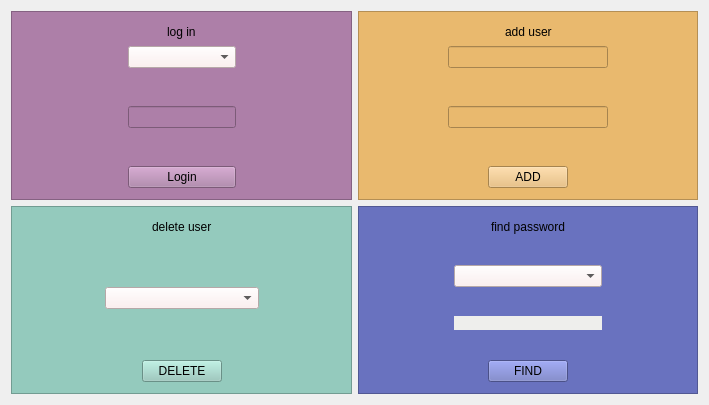
<?xml version="1.0" encoding="UTF-8"?>
<ui version="4.0">
 <class>Widget</class>
 <widget class="QWidget" name="Widget">
  <property name="geometry">
   <rect>
    <x>0</x>
    <y>0</y>
    <width>709</width>
    <height>405</height>
   </rect>
  </property>
  <property name="windowTitle">
   <string>Widget</string>
  </property>
  <layout class="QGridLayout" name="gridLayout_5">
   <item row="0" column="0">
    <widget class="QFrame" name="frame">
     <property name="styleSheet">
      <string notr="true">background-color: rgb(173, 127, 168);</string>
     </property>
     <property name="frameShape">
      <enum>QFrame::StyledPanel</enum>
     </property>
     <property name="frameShadow">
      <enum>QFrame::Raised</enum>
     </property>
     <layout class="QGridLayout" name="gridLayout">
      <item row="0" column="0">
       <layout class="QVBoxLayout" name="verticalLayout_3">
        <item>
         <layout class="QHBoxLayout" name="horizontalLayout_4">
          <item>
           <spacer name="horizontalSpacer_7">
            <property name="orientation">
             <enum>Qt::Horizontal</enum>
            </property>
            <property name="sizeHint" stdset="0">
             <size>
              <width>37</width>
              <height>17</height>
             </size>
            </property>
           </spacer>
          </item>
          <item>
           <widget class="QLabel" name="label">
            <property name="text">
             <string>log in</string>
            </property>
           </widget>
          </item>
          <item>
           <spacer name="horizontalSpacer_8">
            <property name="orientation">
             <enum>Qt::Horizontal</enum>
            </property>
            <property name="sizeHint" stdset="0">
             <size>
              <width>37</width>
              <height>17</height>
             </size>
            </property>
           </spacer>
          </item>
         </layout>
        </item>
        <item>
         <layout class="QHBoxLayout" name="horizontalLayout">
          <item>
           <spacer name="horizontalSpacer">
            <property name="orientation">
             <enum>Qt::Horizontal</enum>
            </property>
            <property name="sizeHint" stdset="0">
             <size>
              <width>40</width>
              <height>20</height>
             </size>
            </property>
           </spacer>
          </item>
          <item>
           <layout class="QVBoxLayout" name="verticalLayout">
            <item>
             <widget class="QComboBox" name="CB_Username">
              <property name="styleSheet">
               <string notr="true">background-color: rgb(255, 235, 235);

</string>
              </property>
             </widget>
            </item>
            <item>
             <spacer name="verticalSpacer">
              <property name="orientation">
               <enum>Qt::Vertical</enum>
              </property>
              <property name="sizeHint" stdset="0">
               <size>
                <width>20</width>
                <height>13</height>
               </size>
              </property>
             </spacer>
            </item>
            <item>
             <widget class="QLineEdit" name="LE_password"/>
            </item>
            <item>
             <spacer name="verticalSpacer_2">
              <property name="orientation">
               <enum>Qt::Vertical</enum>
              </property>
              <property name="sizeHint" stdset="0">
               <size>
                <width>20</width>
                <height>13</height>
               </size>
              </property>
             </spacer>
            </item>
            <item>
             <widget class="QPushButton" name="BT_Login">
              <property name="text">
               <string>Login</string>
              </property>
             </widget>
            </item>
           </layout>
          </item>
          <item>
           <spacer name="horizontalSpacer_2">
            <property name="orientation">
             <enum>Qt::Horizontal</enum>
            </property>
            <property name="sizeHint" stdset="0">
             <size>
              <width>40</width>
              <height>20</height>
             </size>
            </property>
           </spacer>
          </item>
         </layout>
        </item>
       </layout>
      </item>
     </layout>
    </widget>
   </item>
   <item row="0" column="1">
    <widget class="QFrame" name="frame_2">
     <property name="styleSheet">
      <string notr="true">background-color: rgb(233, 185, 110);</string>
     </property>
     <property name="frameShape">
      <enum>QFrame::StyledPanel</enum>
     </property>
     <property name="frameShadow">
      <enum>QFrame::Raised</enum>
     </property>
     <layout class="QGridLayout" name="gridLayout_2">
      <item row="0" column="0">
       <layout class="QVBoxLayout" name="verticalLayout_4">
        <item>
         <layout class="QHBoxLayout" name="horizontalLayout_5">
          <item>
           <spacer name="horizontalSpacer_9">
            <property name="orientation">
             <enum>Qt::Horizontal</enum>
            </property>
            <property name="sizeHint" stdset="0">
             <size>
              <width>37</width>
              <height>17</height>
             </size>
            </property>
           </spacer>
          </item>
          <item>
           <widget class="QLabel" name="label_2">
            <property name="text">
             <string>add user</string>
            </property>
           </widget>
          </item>
          <item>
           <spacer name="horizontalSpacer_10">
            <property name="orientation">
             <enum>Qt::Horizontal</enum>
            </property>
            <property name="sizeHint" stdset="0">
             <size>
              <width>37</width>
              <height>17</height>
             </size>
            </property>
           </spacer>
          </item>
         </layout>
        </item>
        <item>
         <layout class="QHBoxLayout" name="horizontalLayout_3">
          <item>
           <spacer name="horizontalSpacer_4">
            <property name="orientation">
             <enum>Qt::Horizontal</enum>
            </property>
            <property name="sizeHint" stdset="0">
             <size>
              <width>40</width>
              <height>20</height>
             </size>
            </property>
           </spacer>
          </item>
          <item>
           <layout class="QVBoxLayout" name="verticalLayout_2">
            <item>
             <widget class="QLineEdit" name="LE_add_username"/>
            </item>
            <item>
             <spacer name="verticalSpacer_3">
              <property name="orientation">
               <enum>Qt::Vertical</enum>
              </property>
              <property name="sizeHint" stdset="0">
               <size>
                <width>17</width>
                <height>16</height>
               </size>
              </property>
             </spacer>
            </item>
            <item>
             <widget class="QLineEdit" name="LE_add_password"/>
            </item>
            <item>
             <spacer name="verticalSpacer_4">
              <property name="orientation">
               <enum>Qt::Vertical</enum>
              </property>
              <property name="sizeHint" stdset="0">
               <size>
                <width>17</width>
                <height>16</height>
               </size>
              </property>
             </spacer>
            </item>
            <item>
             <layout class="QHBoxLayout" name="horizontalLayout_2">
              <item>
               <spacer name="horizontalSpacer_6">
                <property name="orientation">
                 <enum>Qt::Horizontal</enum>
                </property>
                <property name="sizeHint" stdset="0">
                 <size>
                  <width>40</width>
                  <height>20</height>
                 </size>
                </property>
               </spacer>
              </item>
              <item>
               <widget class="QPushButton" name="BT_addUser">
                <property name="text">
                 <string>ADD</string>
                </property>
               </widget>
              </item>
              <item>
               <spacer name="horizontalSpacer_5">
                <property name="orientation">
                 <enum>Qt::Horizontal</enum>
                </property>
                <property name="sizeHint" stdset="0">
                 <size>
                  <width>40</width>
                  <height>20</height>
                 </size>
                </property>
               </spacer>
              </item>
             </layout>
            </item>
           </layout>
          </item>
          <item>
           <spacer name="horizontalSpacer_3">
            <property name="orientation">
             <enum>Qt::Horizontal</enum>
            </property>
            <property name="sizeHint" stdset="0">
             <size>
              <width>40</width>
              <height>20</height>
             </size>
            </property>
           </spacer>
          </item>
         </layout>
        </item>
       </layout>
      </item>
     </layout>
    </widget>
   </item>
   <item row="1" column="0">
    <widget class="QFrame" name="frame_3">
     <property name="styleSheet">
      <string notr="true">background-color: rgb(148, 202, 189);</string>
     </property>
     <property name="frameShape">
      <enum>QFrame::StyledPanel</enum>
     </property>
     <property name="frameShadow">
      <enum>QFrame::Raised</enum>
     </property>
     <layout class="QGridLayout" name="gridLayout_3">
      <item row="0" column="0">
       <layout class="QVBoxLayout" name="verticalLayout_6">
        <item>
         <layout class="QHBoxLayout" name="horizontalLayout_6">
          <item>
           <spacer name="horizontalSpacer_11">
            <property name="orientation">
             <enum>Qt::Horizontal</enum>
            </property>
            <property name="sizeHint" stdset="0">
             <size>
              <width>37</width>
              <height>17</height>
             </size>
            </property>
           </spacer>
          </item>
          <item>
           <widget class="QLabel" name="label_3">
            <property name="text">
             <string>delete user</string>
            </property>
           </widget>
          </item>
          <item>
           <spacer name="horizontalSpacer_12">
            <property name="orientation">
             <enum>Qt::Horizontal</enum>
            </property>
            <property name="sizeHint" stdset="0">
             <size>
              <width>37</width>
              <height>17</height>
             </size>
            </property>
           </spacer>
          </item>
         </layout>
        </item>
        <item>
         <layout class="QHBoxLayout" name="horizontalLayout_9">
          <item>
           <spacer name="horizontalSpacer_13">
            <property name="orientation">
             <enum>Qt::Horizontal</enum>
            </property>
            <property name="sizeHint" stdset="0">
             <size>
              <width>37</width>
              <height>17</height>
             </size>
            </property>
           </spacer>
          </item>
          <item>
           <layout class="QVBoxLayout" name="verticalLayout_5">
            <item>
             <spacer name="verticalSpacer_5">
              <property name="orientation">
               <enum>Qt::Vertical</enum>
              </property>
              <property name="sizeHint" stdset="0">
               <size>
                <width>20</width>
                <height>17</height>
               </size>
              </property>
             </spacer>
            </item>
            <item>
             <widget class="QComboBox" name="CB_delete_user">
              <property name="styleSheet">
               <string notr="true">background-color: rgb(255, 235, 235);

</string>
              </property>
             </widget>
            </item>
            <item>
             <spacer name="verticalSpacer_6">
              <property name="orientation">
               <enum>Qt::Vertical</enum>
              </property>
              <property name="sizeHint" stdset="0">
               <size>
                <width>20</width>
                <height>17</height>
               </size>
              </property>
             </spacer>
            </item>
            <item>
             <layout class="QHBoxLayout" name="horizontalLayout_7">
              <item>
               <spacer name="horizontalSpacer_18">
                <property name="orientation">
                 <enum>Qt::Horizontal</enum>
                </property>
                <property name="sizeHint" stdset="0">
                 <size>
                  <width>37</width>
                  <height>17</height>
                 </size>
                </property>
               </spacer>
              </item>
              <item>
               <widget class="QPushButton" name="BT_delete_user">
                <property name="text">
                 <string>DELETE</string>
                </property>
               </widget>
              </item>
              <item>
               <spacer name="horizontalSpacer_17">
                <property name="orientation">
                 <enum>Qt::Horizontal</enum>
                </property>
                <property name="sizeHint" stdset="0">
                 <size>
                  <width>37</width>
                  <height>17</height>
                 </size>
                </property>
               </spacer>
              </item>
             </layout>
            </item>
           </layout>
          </item>
          <item>
           <spacer name="horizontalSpacer_14">
            <property name="orientation">
             <enum>Qt::Horizontal</enum>
            </property>
            <property name="sizeHint" stdset="0">
             <size>
              <width>37</width>
              <height>17</height>
             </size>
            </property>
           </spacer>
          </item>
         </layout>
        </item>
       </layout>
      </item>
     </layout>
    </widget>
   </item>
   <item row="1" column="1">
    <widget class="QFrame" name="frame_4">
     <property name="styleSheet">
      <string notr="true">background-color: rgb(105, 114, 191);</string>
     </property>
     <property name="frameShape">
      <enum>QFrame::StyledPanel</enum>
     </property>
     <property name="frameShadow">
      <enum>QFrame::Raised</enum>
     </property>
     <layout class="QGridLayout" name="gridLayout_4">
      <item row="0" column="0">
       <layout class="QVBoxLayout" name="verticalLayout_8">
        <item>
         <layout class="QHBoxLayout" name="horizontalLayout_8">
          <item>
           <spacer name="horizontalSpacer_15">
            <property name="orientation">
             <enum>Qt::Horizontal</enum>
            </property>
            <property name="sizeHint" stdset="0">
             <size>
              <width>37</width>
              <height>17</height>
             </size>
            </property>
           </spacer>
          </item>
          <item>
           <widget class="QLabel" name="label_4">
            <property name="text">
             <string>find password</string>
            </property>
           </widget>
          </item>
          <item>
           <spacer name="horizontalSpacer_16">
            <property name="orientation">
             <enum>Qt::Horizontal</enum>
            </property>
            <property name="sizeHint" stdset="0">
             <size>
              <width>37</width>
              <height>17</height>
             </size>
            </property>
           </spacer>
          </item>
         </layout>
        </item>
        <item>
         <layout class="QHBoxLayout" name="horizontalLayout_11">
          <item>
           <spacer name="horizontalSpacer_21">
            <property name="orientation">
             <enum>Qt::Horizontal</enum>
            </property>
            <property name="sizeHint" stdset="0">
             <size>
              <width>34</width>
              <height>14</height>
             </size>
            </property>
           </spacer>
          </item>
          <item>
           <layout class="QVBoxLayout" name="verticalLayout_7">
            <item>
             <spacer name="verticalSpacer_10">
              <property name="orientation">
               <enum>Qt::Vertical</enum>
              </property>
              <property name="sizeHint" stdset="0">
               <size>
                <width>17</width>
                <height>14</height>
               </size>
              </property>
             </spacer>
            </item>
            <item>
             <widget class="QComboBox" name="CB_find_user">
              <property name="styleSheet">
               <string notr="true">background-color: rgb(255, 235, 235);

</string>
              </property>
             </widget>
            </item>
            <item>
             <spacer name="verticalSpacer_9">
              <property name="orientation">
               <enum>Qt::Vertical</enum>
              </property>
              <property name="sizeHint" stdset="0">
               <size>
                <width>17</width>
                <height>14</height>
               </size>
              </property>
             </spacer>
            </item>
            <item>
             <widget class="QLabel" name="LBL_show_password">
              <property name="styleSheet">
               <string notr="true">background-color: rgb(238, 238, 236);</string>
              </property>
              <property name="text">
               <string> </string>
              </property>
             </widget>
            </item>
            <item>
             <spacer name="verticalSpacer_7">
              <property name="orientation">
               <enum>Qt::Vertical</enum>
              </property>
              <property name="sizeHint" stdset="0">
               <size>
                <width>17</width>
                <height>14</height>
               </size>
              </property>
             </spacer>
            </item>
            <item>
             <layout class="QHBoxLayout" name="horizontalLayout_10">
              <item>
               <spacer name="horizontalSpacer_19">
                <property name="orientation">
                 <enum>Qt::Horizontal</enum>
                </property>
                <property name="sizeHint" stdset="0">
                 <size>
                  <width>34</width>
                  <height>14</height>
                 </size>
                </property>
               </spacer>
              </item>
              <item>
               <widget class="QPushButton" name="BT_find">
                <property name="text">
                 <string>FIND</string>
                </property>
               </widget>
              </item>
              <item>
               <spacer name="horizontalSpacer_20">
                <property name="orientation">
                 <enum>Qt::Horizontal</enum>
                </property>
                <property name="sizeHint" stdset="0">
                 <size>
                  <width>34</width>
                  <height>14</height>
                 </size>
                </property>
               </spacer>
              </item>
             </layout>
            </item>
           </layout>
          </item>
          <item>
           <spacer name="horizontalSpacer_22">
            <property name="orientation">
             <enum>Qt::Horizontal</enum>
            </property>
            <property name="sizeHint" stdset="0">
             <size>
              <width>34</width>
              <height>14</height>
             </size>
            </property>
           </spacer>
          </item>
         </layout>
        </item>
       </layout>
      </item>
     </layout>
    </widget>
   </item>
  </layout>
 </widget>
 <layoutdefault spacing="6" margin="11"/>
 <resources/>
 <connections/>
</ui>
